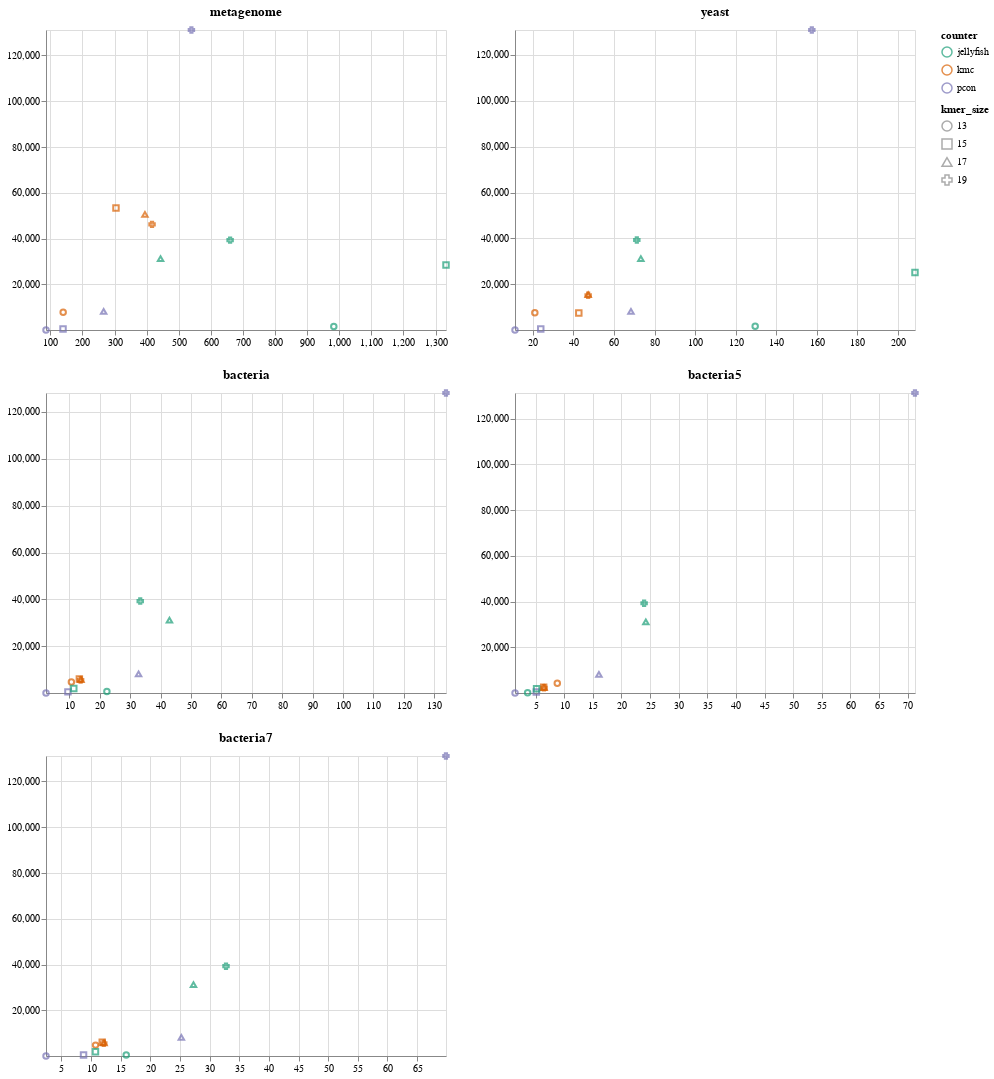

Source (notebook cell):
### Markdown cell above
### Benchmark

### Code cell
import cocktail
import cocktail.count
import cocktail.utils

df = cocktail.count.dataframe()

all_fig = list()
for dataset in set(df.dataset):
    all_fig.append(cocktail.utils.group_scatter(df[df.dataset == dataset], "time", "memory", "counter", "kmer_size", dataset))

fig = ((all_fig[0] | all_fig[1]) & (all_fig[2] | all_fig[3])) & all_fig[4]

fig

### Figure 1 — Vega-Lite specification as saved in the notebook (floating-point values rounded to 4 significant figures)
{"config": {"view": {"height": 300, "width": 400}, "range": {"category": {"scheme": "dark2"}}}, "vconcat": [{"hconcat": [{"data": {"name": "data-22302c270dcfb9b45073a3b1cf3e9c35"}, "mark": "point", "encoding": {"color": {"type": "nominal", "field": "counter"}, "shape": {"type": "nominal", "field": "kmer_size"}, "x": {"type": "quantitative", "field": "time", "scale": {"domain": [86.27, 1333.0]}, "title": ""}, "y": {"type": "quantitative", "field": "memory", "scale": {"domain": [80.37, 131100.0]}, "title": ""}}, "title": "metagenome"}, {"data": {"name": "data-2b3e3a78f120d7aa5f1ff28be4bb6b95"}, "mark": "point", "encoding": {"color": {"type": "nominal", "field": "counter"}, "shape": {"type": "nominal", "field": "kmer_size"}, "x": {"type": "quantitative", "field": "time", "scale": {"domain": [11.2, 208.4]}, "title": ""}, "y": {"type": "quantitative", "field": "memory", "scale": {"domain": [131.1, 130800.0]}, "title": ""}}, "title": "yeast"}]}, {"hconcat": [{"data": {"name": "data-cdad53fd6d81067531729002fa06d892"}, "mark": "point", "encoding": {"color": {"type": "nominal", "field": "counter"}, "shape": {"type": "nominal", "field": "kmer_size"}, "x": {"type": "quantitative", "field": "time", "scale": {"domain": [2.29, 133.9]}, "title": ""}, "y": {"type": "quantitative", "field": "memory", "scale": {"domain": [90.03, 128100.0]}, "title": ""}}, "title": "bacteria"}, {"data": {"name": "data-fbb43da96f6cbc482a497706e51875ea"}, "mark": "point", "encoding": {"color": {"type": "nominal", "field": "counter"}, "shape": {"type": "nominal", "field": "kmer_size"}, "x": {"type": "quantitative", "field": "time", "scale": {"domain": [1.4, 71.28]}, "title": ""}, "y": {"type": "quantitative", "field": "memory", "scale": {"domain": [121.7, 131200.0]}, "title": ""}}, "title": "bacteria5"}]}, {"data": {"name": "data-c9a4ae2e7c961f8b92b83add9d7e7276"}, "mark": "point", "encoding": {"color": {"type": "nominal", "field": "counter"}, "shape": {"type": "nominal", "field": "kmer_size"}, "x": {"type": "quantitative", "field": "time", "scale": {"domain": [2.39, 69.89]}, "title": ""}, "y": {"type": "quantitative", "field": "memory", "scale": {"domain": [89.59, 131100.0]}, "title": ""}}, "title": "bacteria7"}], "$schema": "https://vega.github.io/schema/vega-lite/v4.8.1.json", "datasets": {"data-22302c270dcfb9b45073a3b1cf3e9c35": [{"counter": "pcon", "dataset": "metagenome", "kmer_size": "13", "time": 86.28, "memory": 80.37, "size": 32125836484}, {"counter": "pcon", "dataset": "metagenome", "kmer_size": "15", "time": 139.3, "memory": 560.5, "size": 32125836484}, {"counter": "pcon", "dataset": "metagenome", "kmer_size": "17", "time": 265.9, "memory": 8241.0, "size": 32125836484}, {"counter": "pcon", "dataset": "metagenome", "kmer_size": "19", "time": 539.4, "memory": 131100.0, "size": 32125836484}, {"counter": "kmc", "dataset": "metagenome", "kmer_size": "13", "time": 139.8, "memory": 7850.0, "size": 32125836484}, {"counter": "kmc", "dataset": "metagenome", "kmer_size": "15", "time": 304.3, "memory": 53400.0, "size": 32125836484}, {"counter": "kmc", "dataset": "metagenome", "kmer_size": "17", "time": 394.5, "memory": 50590.0, "size": 32125836484}, {"counter": "kmc", "dataset": "metagenome", "kmer_size": "19", "time": 416.7, "memory": 46210.0, "size": 32125836484}, {"counter": "jellyfish", "dataset": "metagenome", "kmer_size": "13", "time": 983.1, "memory": 1578.0, "size": 32125836484}, {"counter": "jellyfish", "dataset": "metagenome", "kmer_size": "15", "time": 1333.0, "memory": 28420.0, "size": 32125836484}, {"counter": "jellyfish", "dataset": "metagenome", "kmer_size": "17", "time": 443.2, "memory": 31220.0, "size": 32125836484}, {"counter": "jellyfish", "dataset": "metagenome", "kmer_size": "19", "time": 660.0, "memory": 39340.0, "size": 32125836484}], "data-2b3e3a78f120d7aa5f1ff28be4bb6b95": [{"counter": "pcon", "dataset": "yeast", "kmer_size": "13", "time": 11.2, "memory": 131.1, "size": 3500654831}, {"counter": "pcon", "dataset": "yeast", "kmer_size": "15", "time": 23.9, "memory": 611.6, "size": 3500654831}, {"counter": "pcon", "dataset": "yeast", "kmer_size": "17", "time": 68.37, "memory": 8292.0, "size": 3500654831}, {"counter": "pcon", "dataset": "yeast", "kmer_size": "19", "time": 157.5, "memory": 130800.0, "size": 3500654831}, {"counter": "kmc", "dataset": "yeast", "kmer_size": "13", "time": 20.98, "memory": 7608.0, "size": 3500654831}, {"counter": "kmc", "dataset": "yeast", "kmer_size": "15", "time": 42.66, "memory": 7563.0, "size": 3500654831}, {"counter": "kmc", "dataset": "yeast", "kmer_size": "17", "time": 47.27, "memory": 15550.0, "size": 3500654831}, {"counter": "kmc", "dataset": "yeast", "kmer_size": "19", "time": 47.27, "memory": 15240.0, "size": 3500654831}, {"counter": "jellyfish", "dataset": "yeast", "kmer_size": "13", "time": 129.6, "memory": 1780.0, "size": 3500654831}, {"counter": "jellyfish", "dataset": "yeast", "kmer_size": "15", "time": 208.4, "memory": 25190.0, "size": 3500654831}, {"counter": "jellyfish", "dataset": "yeast", "kmer_size": "17", "time": 73.25, "memory": 31220.0, "size": 3500654831}, {"counter": "jellyfish", "dataset": "yeast", "kmer_size": "19", "time": 71.26, "memory": 39330.0, "size": 3500654831}], "data-cdad53fd6d81067531729002fa06d892": [{"counter": "pcon", "dataset": "bacteria", "kmer_size": "13", "time": 2.296, "memory": 90.03, "size": 591394705}, {"counter": "pcon", "dataset": "bacteria", "kmer_size": "15", "time": 9.507, "memory": 570.4, "size": 591394705}, {"counter": "pcon", "dataset": "bacteria", "kmer_size": "17", "time": 32.75, "memory": 8251.0, "size": 591394705}, {"counter": "pcon", "dataset": "bacteria", "kmer_size": "19", "time": 133.9, "memory": 128100.0, "size": 591394705}, {"counter": "kmc", "dataset": "bacteria", "kmer_size": "13", "time": 10.64, "memory": 4824.0, "size": 591394705}, {"counter": "kmc", "dataset": "bacteria", "kmer_size": "15", "time": 13.27, "memory": 6064.0, "size": 591394705}, {"counter": "kmc", "dataset": "bacteria", "kmer_size": "17", "time": 13.8, "memory": 5835.0, "size": 591394705}, {"counter": "kmc", "dataset": "bacteria", "kmer_size": "19", "time": 13.68, "memory": 5591.0, "size": 591394705}, {"counter": "jellyfish", "dataset": "bacteria", "kmer_size": "13", "time": 22.32, "memory": 691.2, "size": 591394705}, {"counter": "jellyfish", "dataset": "bacteria", "kmer_size": "15", "time": 11.43, "memory": 1970.0, "size": 591394705}, {"counter": "jellyfish", "dataset": "bacteria", "kmer_size": "17", "time": 42.91, "memory": 31220.0, "size": 591394705}, {"counter": "jellyfish", "dataset": "bacteria", "kmer_size": "19", "time": 33.29, "memory": 39330.0, "size": 591394705}], "data-fbb43da96f6cbc482a497706e51875ea": [{"counter": "pcon", "dataset": "bacteria5", "kmer_size": "13", "time": 1.408, "memory": 121.7, "size": 253770734}, {"counter": "pcon", "dataset": "bacteria5", "kmer_size": "15", "time": 5.12, "memory": 602.7, "size": 253770734}, {"counter": "pcon", "dataset": "bacteria5", "kmer_size": "17", "time": 16.06, "memory": 8283.0, "size": 253770734}, {"counter": "pcon", "dataset": "bacteria5", "kmer_size": "19", "time": 71.27, "memory": 131200.0, "size": 253770734}, {"counter": "kmc", "dataset": "bacteria5", "kmer_size": "13", "time": 8.789, "memory": 4363.0, "size": 253770734}, {"counter": "kmc", "dataset": "bacteria5", "kmer_size": "15", "time": 6.41, "memory": 2601.0, "size": 253770734}, {"counter": "kmc", "dataset": "bacteria5", "kmer_size": "17", "time": 6.474, "memory": 2503.0, "size": 253770734}, {"counter": "kmc", "dataset": "bacteria5", "kmer_size": "19", "time": 6.455, "memory": 2396.0, "size": 253770734}, {"counter": "jellyfish", "dataset": "bacteria5", "kmer_size": "13", "time": 3.606, "memory": 253.8, "size": 253770734}, {"counter": "jellyfish", "dataset": "bacteria5", "kmer_size": "15", "time": 5.171, "memory": 1965.0, "size": 253770734}, {"counter": "jellyfish", "dataset": "bacteria5", "kmer_size": "17", "time": 24.26, "memory": 31220.0, "size": 253770734}, {"counter": "jellyfish", "dataset": "bacteria5", "kmer_size": "19", "time": 23.96, "memory": 39330.0, "size": 253770734}], "data-c9a4ae2e7c961f8b92b83add9d7e7276": [{"counter": "pcon", "dataset": "bacteria7", "kmer_size": "13", "time": 2.392, "memory": 89.59, "size": 606228083}, {"counter": "pcon", "dataset": "bacteria7", "kmer_size": "15", "time": 8.725, "memory": 570.1, "size": 606228083}, {"counter": "pcon", "dataset": "bacteria7", "kmer_size": "17", "time": 25.23, "memory": 8251.0, "size": 606228083}, {"counter": "pcon", "dataset": "bacteria7", "kmer_size": "19", "time": 69.88, "memory": 131100.0, "size": 606228083}, {"counter": "kmc", "dataset": "bacteria7", "kmer_size": "13", "time": 10.75, "memory": 4841.0, "size": 606228083}, {"counter": "kmc", "dataset": "bacteria7", "kmer_size": "15", "time": 11.88, "memory": 6079.0, "size": 606228083}, {"counter": "kmc", "dataset": "bacteria7", "kmer_size": "17", "time": 12.19, "memory": 5838.0, "size": 606228083}, {"counter": "kmc", "dataset": "bacteria7", "kmer_size": "19", "time": 12.14, "memory": 5608.0, "size": 606228083}, {"counter": "jellyfish", "dataset": "bacteria7", "kmer_size": "13", "time": 15.93, "memory": 554.6, "size": 606228083}, {"counter": "jellyfish", "dataset": "bacteria7", "kmer_size": "15", "time": 10.74, "memory": 1970.0, "size": 606228083}, {"counter": "jellyfish", "dataset": "bacteria7", "kmer_size": "17", "time": 27.28, "memory": 31220.0, "size": 606228083}, {"counter": "jellyfish", "dataset": "bacteria7", "kmer_size": "19", "time": 32.76, "memory": 39330.0, "size": 606228083}]}}
